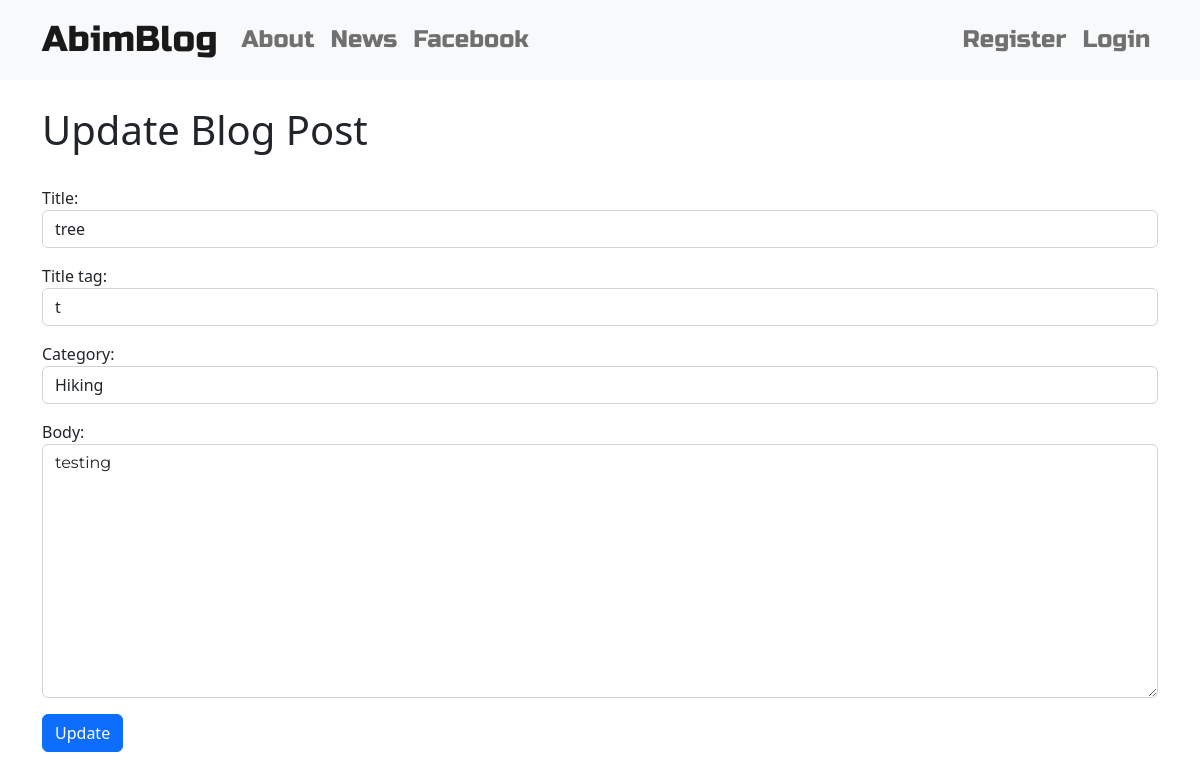
The page /post/update/23/ on the database its author committed.
### blog/models.py (models this page shows, shortened)
class Post(models.Model):
    title = models.CharField(max_length=200)
    title_tag = models.CharField(max_length=200)
    author = models.ForeignKey(User, on_delete=models.CASCADE)
    body = models.TextField()
    category = models.CharField(max_length=200, default='Uncategorized')
    created = models.DateTimeField(auto_now_add=True)
    pub_date = models.DateTimeField(null=True, blank=True)
    updated = models.DateTimeField(auto_now=True)

### blog/views.py (the view)
# urls.py: path('post/update/<int:pk>/', views.PostUpdateView.as_view(), name='edit-post'),
class PostUpdateView(UpdateView):
    model = Post
    form_class  = EditForm
    template_name = 'blog/update_post.html'

### blog/forms.py
class EditForm(forms.ModelForm):
    class Meta:
        model = Post
        fields = ('title', 'title_tag', 'category', 'body')
        widgets = {
            'title':forms.TextInput(attrs={'class':'form-control'}),
            'title_tag':forms.TextInput(attrs={'class':'form-control'}),
            'category':forms.Select({'class':'form-control'}, choices=choice_list),
            'body':forms.Textarea(attrs={'class':'form-control editable medium-editor-textarea postcontent'}),
        }

### blog/templates/blog/update_post.html (shortened to what this page needs)
{% extends 'base.html' %}
{% block content %}
<div>
    <h1 class="pt-3">Update Blog Post</h1>
    <br>
<div class="form-group editable post-form">
    <form method="post" action="">
        {{ form.as_p }}
        <button class="btn btn-primary" type="submit">Update</button>
    </form>
</div>
</div>
{% endblock %}

### blog/static/blog/css/style.css (style rules this page uses)
.postcontent { font-family: 'Montserrat'; font-size: 1em; }
.loader { filter:hue-rotate(0deg); color:linear-gradient(45deg,#0f8,#08f); animation:hue 10000ms infinite linear; }

### rows shown on the page
Post: title "tree", title_tag "t", category "Hiking", body "testing"
